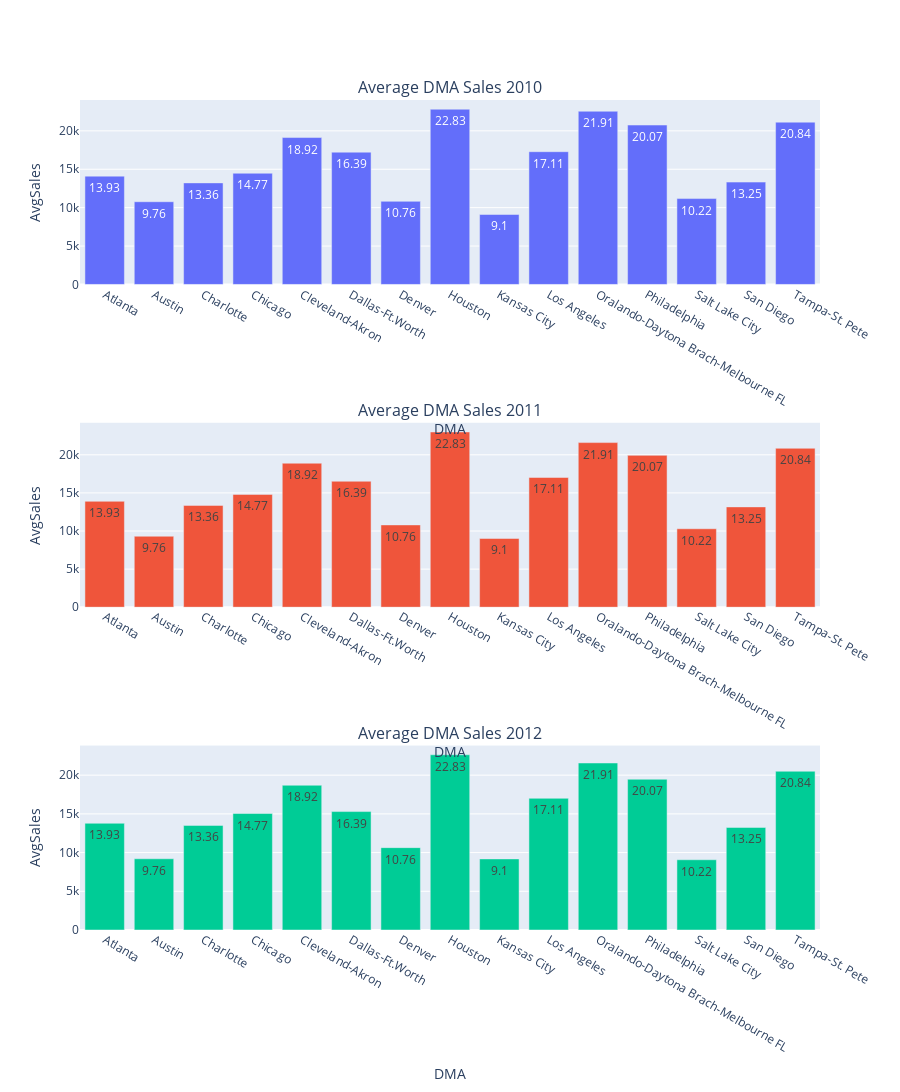

Notebook code for this chart:
### Code cell
store_sales_2010 = merged[merged.Year==2010].groupby('DMA')['Weekly_Sales'].mean().to_dict()
store2010_df = pd.DataFrame(list(store_sales_2010.items()), columns=['DMA', 'AvgSales2010'])

store_sales_2011 = merged[merged.Year==2011].groupby('DMA')['Weekly_Sales'].mean().to_dict()
store2011_df = pd.DataFrame(list(store_sales_2011.items()), columns=['DMA', 'AvgSales2011'])

store_sales_2012 = merged[merged.Year==2012].groupby('DMA')['Weekly_Sales'].mean().to_dict()
store2012_df = pd.DataFrame(list(store_sales_2012.items()), columns=['DMA', 'AvgSales2012'])

fig = make_subplots(rows=3, cols=1, subplot_titles=("Average DMA Sales 2010", "Average DMA Sales 2011", "Average DMA Sales 2012"))

fig.add_trace(go.Bar(x=store2010_df.DMA, y=store2010_df.AvgSales2010,),1, 1)

fig.add_trace(go.Bar(x=store2011_df.DMA, y=store2011_df.AvgSales2011,),2, 1)

fig.add_trace(go.Bar(x=store2012_df.DMA, y=store2012_df.AvgSales2012,),3, 1)

fig.update_layout(coloraxis=dict(colorscale='Bluered_r'), showlegend=False, height=1500) # template='plotly_dark', showlegend=False, height=1500)

fig.update_xaxes(title_text="DMA", row=1, col=1)
fig.update_xaxes(title_text="DMA", row=2, col=1)
fig.update_xaxes(title_text="DMA", row=3, col=1)

fig.update_yaxes(title_text="AvgSales", row=1, col=1)
fig.update_yaxes(title_text="AvgSales", row=2, col=1)
fig.update_yaxes(title_text="AvgSales", row=3, col=1)

fig.update_xaxes(tick0=1, dtick=1)
fig.update_traces(textposition='inside', text = round(DMAsales['Weekly_Sales']/1000, 2))
fig.show()

### Figure 1 — Plotly figure (JSON) as saved in the notebook; plotly's stock layout.template omitted (floating-point values rounded to 4 significant figures)
{"data": [{"text": [13.93, 9.76, 13.36, 14.77, 18.92, 16.39, 10.76, 22.83, 9.1, 17.11, 21.91, 20.07, 10.22, 13.25, 20.84], "textposition": "inside", "type": "bar", "x": ["Atlanta", "Austin", "Charlotte", "Chicago", "Cleveland-Akron", "Dallas-Ft.Worth", "Denver", "Houston", "Kansas City", "Los Angeles", "Oralando-Daytona Brach-Melbourne FL", "Philadelphia", "Salt Lake City", "San Diego", "Tampa-St. Pete"], "xaxis": "x", "y": [14100.0, 10770.0, 13220.0, 14480.0, 19130.0, 17220.0, 10820.0, 22820.0, 9110.0, 17290.0, 22550.0, 20760.0, 11180.0, 13330.0, 21130.0], "yaxis": "y"}, {"text": [13.93, 9.76, 13.36, 14.77, 18.92, 16.39, 10.76, 22.83, 9.1, 17.11, 21.91, 20.07, 10.22, 13.25, 20.84], "textposition": "inside", "type": "bar", "x": ["Atlanta", "Austin", "Charlotte", "Chicago", "Cleveland-Akron", "Dallas-Ft.Worth", "Denver", "Houston", "Kansas City", "Los Angeles", "Oralando-Daytona Brach-Melbourne FL", "Philadelphia", "Salt Lake City", "San Diego", "Tampa-St. Pete"], "xaxis": "x2", "y": [13900.0, 9317.0, 13360.0, 14810.0, 18900.0, 16530.0, 10800.0, 23000.0, 9024.0, 17030.0, 21610.0, 19930.0, 10300.0, 13170.0, 20860.0], "yaxis": "y2"}, {"text": [13.93, 9.76, 13.36, 14.77, 18.92, 16.39, 10.76, 22.83, 9.1, 17.11, 21.91, 20.07, 10.22, 13.25, 20.84], "textposition": "inside", "type": "bar", "x": ["Atlanta", "Austin", "Charlotte", "Chicago", "Cleveland-Akron", "Dallas-Ft.Worth", "Denver", "Houston", "Kansas City", "Los Angeles", "Oralando-Daytona Brach-Melbourne FL", "Philadelphia", "Salt Lake City", "San Diego", "Tampa-St. Pete"], "xaxis": "x3", "y": [13790.0, 9200.0, 13510.0, 15050.0, 18700.0, 15300.0, 10640.0, 22630.0, 9182.0, 17010.0, 21570.0, 19480.0, 9074.0, 13250.0, 20510.0], "yaxis": "y3"}], "layout": {"annotations": [{"font": {"size": 16}, "showarrow": false, "text": "Average DMA Sales 2010", "x": 0.5, "xanchor": "center", "xref": "paper", "y": 1, "yanchor": "bottom", "yref": "paper"}, {"font": {"size": 16}, "showarrow": false, "text": "Average DMA Sales 2011", "x": 0.5, "xanchor": "center", "xref": "paper", "y": 0.6111, "yanchor": "bottom", "yref": "paper"}, {"font": {"size": 16}, "showarrow": false, "text": "Average DMA Sales 2012", "x": 0.5, "xanchor": "center", "xref": "paper", "y": 0.2222, "yanchor": "bottom", "yref": "paper"}], "coloraxis": {"colorscale": [[0, "rgb(255,0,0)"], [1, "rgb(0,0,255)"]]}, "height": 1500, "showlegend": false, "xaxis": {"anchor": "y", "domain": [0, 1], "dtick": 1, "tick0": 1, "title": {"text": "DMA"}}, "xaxis2": {"anchor": "y2", "domain": [0, 1], "dtick": 1, "tick0": 1, "title": {"text": "DMA"}}, "xaxis3": {"anchor": "y3", "domain": [0, 1], "dtick": 1, "tick0": 1, "title": {"text": "DMA"}}, "yaxis": {"anchor": "x", "domain": [0.7778, 1], "title": {"text": "AvgSales"}}, "yaxis2": {"anchor": "x2", "domain": [0.3889, 0.6111], "title": {"text": "AvgSales"}}, "yaxis3": {"anchor": "x3", "domain": [0, 0.2222], "title": {"text": "AvgSales"}}}}
